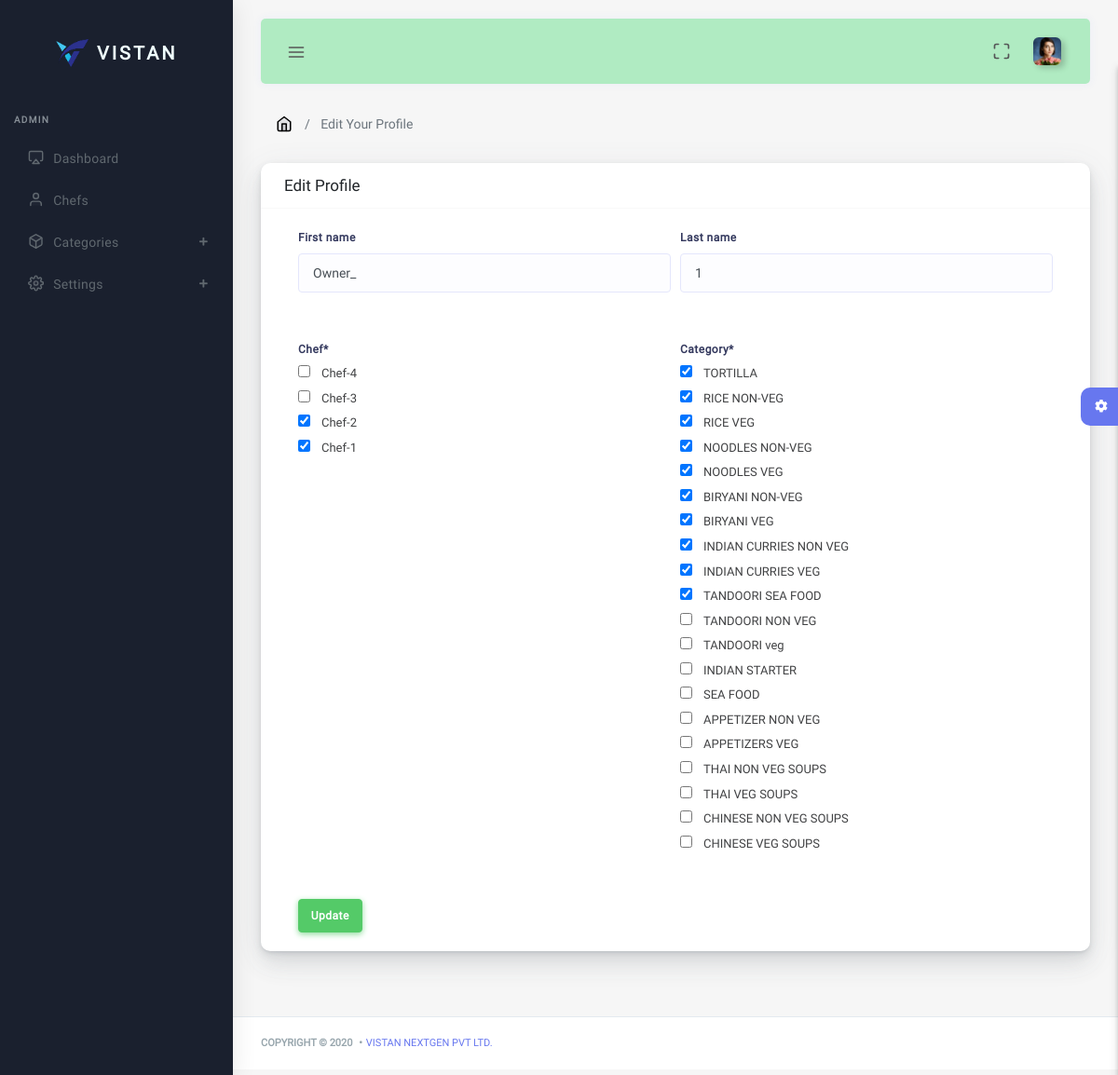
The app's page /edit-profile/2 (signed in), older data.
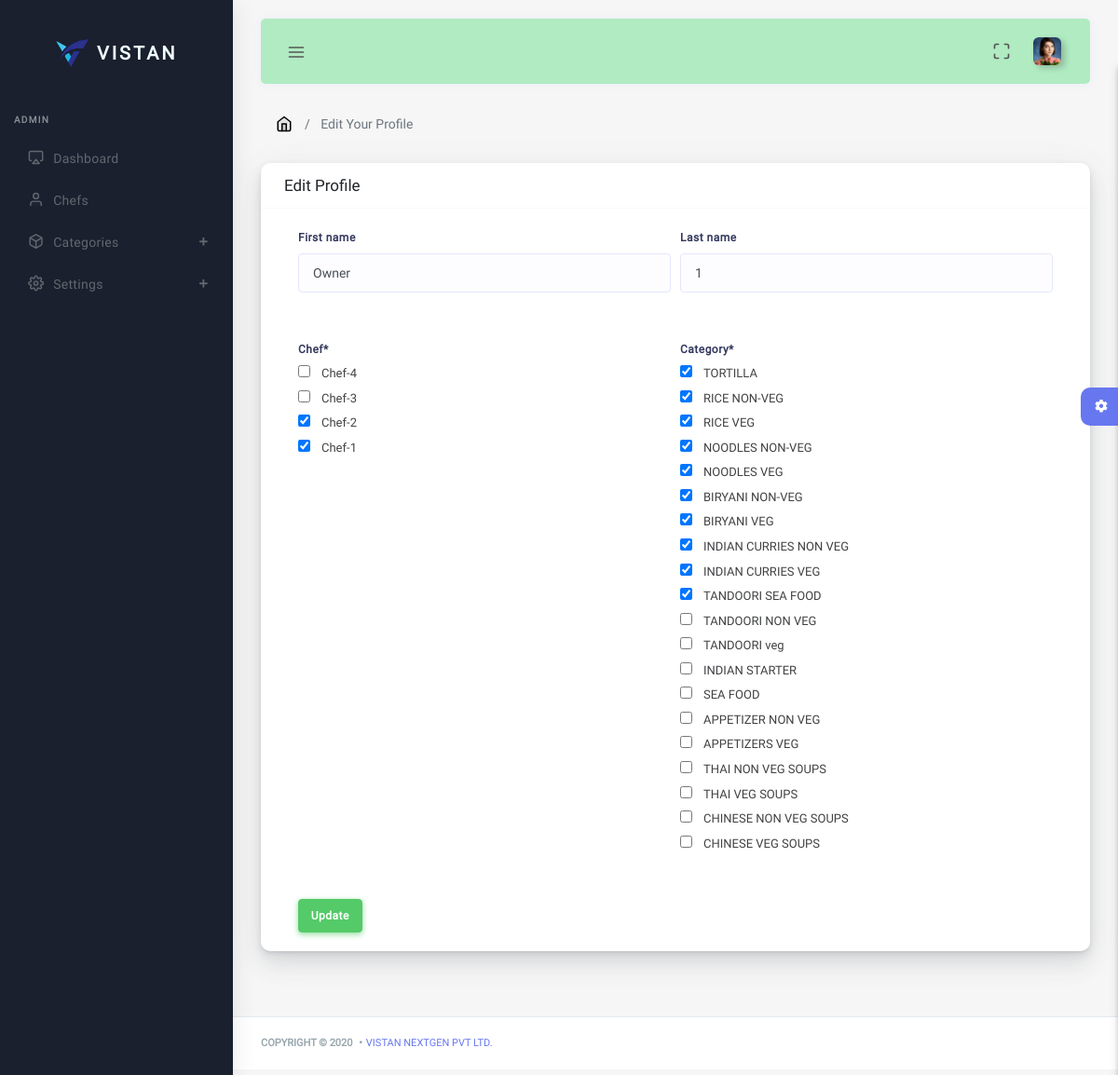
The same page, newer data.
### AccountsApp/models.py (models this page shows, shortened)
class CustomUser(AbstractUser):
    Chef = models.ManyToManyField(Chef)
    Category = models.ManyToManyField(Category)
    created_at = models.DateTimeField(auto_now_add = True)
    updated_at = models.DateTimeField(auto_now = True)
    class Meta:
        verbose_name = 'User'
        verbose_name_plural = 'users'

### AccountsApp/views.py (the view)
# urls.py: path('edit-profile/<str:id>', views.EditProfileView, name = 'edit-profile'),
@login_required(login_url= '/')
def EditProfileView(request, id):
    if request.method == "POST":
        obj = get_object_or_404(User, id = id)
        form = UserProfileForm(request.POST, instance=obj)
        if form.is_valid():
            form.save()
            messages.info(request, 'Profile Updated Successfully')
            return redirect('AccountsApp:edit-profile', request.user.id)
        else:
            return HttpResponse(form.errors)
    else:
        user = User.objects.get(id = id)
        form = UserProfileForm(instance=user)
        return render(request, 'AccountsApp/auth-edit-profile.html', {'form' :form})

### AccountsApp/forms.py
class UserProfileForm(forms.ModelForm):
    class Meta:
        model = User
        fields = ('first_name', 'last_name', 'Chef', 'Category')
        widgets = {
            'Chef' : forms.CheckboxSelectMultiple,
            'Category' : forms.CheckboxSelectMultiple,
        }

### RestApp/models.py (called while the page is built)
    def __str__(self):
        return '{}'.format(self.category_name)

    def __str__(self):
        return '{}'.format(self.chef_name)

### AccountsApp/templates/AccountsApp/auth-edit-profile.html (shortened to what this page needs)
{% extends 'base.html' %}
{% load static %}
{% load crispy_forms_tags %}
{% block breadcrumb %} Edit Your Profile {% endblock %}
{% block content %}
<div class="card">
    <div class="card-header">
    <h4>Edit Profile </h4>
</div>
<div class="card-body">
    <div class="container">
        <form method = "POST" class = "needs-validation" novalidate="">
            <div class="form-row">
                <div class="form-group col-md-6 col-sm-12">
                    {{form.first_name|as_crispy_field}}
                </div>
                <div class="form-group col-md-6 col-sm-12">
                    {{form.last_name|as_crispy_field}}
                </div>
            </div>
            <div class="form-row">
                <div class="form-group col-md-6 col-sm-12">
                    {{form.Chef|as_crispy_field}}
                </div>
                <div class="form-group col-md-6 col-sm-12">
                    {{form.Category|as_crispy_field}}
                </div>
            </div>
            <button href="" method = "POST" class = "btn btn-md btn-success">Update</button>
            <br>
        </form>
    </div>
</div>
{% endblock %}

Row changes from the older to the newer data that the page shows:
changed CustomUser: first_name "Owner_" → "Owner"
